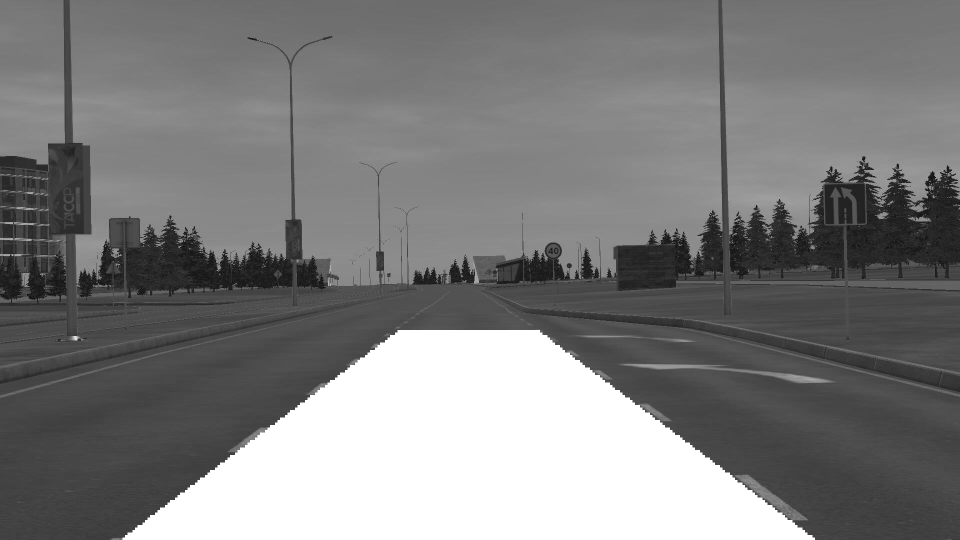
#> input picture bev_demo/hough_img.png, 1920 x 1080 px (shown at 1/2 size)
$ python bev_test.py
#> lines starting #> are read from the running program, lines starting #| are printed output that depends on the picture
### bev_demo/bev_transform.py
import sys

import numpy as np
import yaml
import cv2
import os


def get_RX(pitch_angle):
    pitch_angle = (np.pi / 180) * pitch_angle
    return np.array([
        [1, 0, 0, 0],
        [0, np.cos(pitch_angle), -np.sin(pitch_angle), 0],
        [0, np.sin(pitch_angle), np.cos(pitch_angle), 0],
        [0, 0, 0, 1]
    ])


def get_RY(yaw_angle):
    yaw_angle = (np.pi / 180) * yaw_angle
    return np.array([
        [np.cos(yaw_angle), 0, np.sin(yaw_angle), 0],
        [0, 1, 0, 0],
        [-np.sin(yaw_angle), 0, np.cos(yaw_angle), 0],
        [0, 0, 0, 1]
    ])


def get_RZ(roll_angle):
    roll_angle = (np.pi / 180) * roll_angle
    return np.array([
        [np.cos(roll_angle), -np.sin(roll_angle), 0, 0],
        [np.sin(roll_angle), np.cos(roll_angle), 0, 0],
        [0, 0, 1, 0],
        [0, 0, 0, 1]
    ])


def get_T(vtx, vty, vtz):
    return np.array([
        [1, 0, 0, vtx],
        [0, 1, 0, vty],
        [0, 0, 1, vtz],
        [0, 0, 0, 1]])


def calculate_BEV_H(calib_params, camera_info=None, pix_per_meter=20):
    if camera_info is None:
        camera_info = cfg.camera_info[cfg.camera_name]
    output_w = camera_info['output_w']
    output_h = camera_info['output_h']

    RX = get_RX(camera_info['pitch'])
    RY = get_RY(camera_info['yaw'])
    RZ = get_RZ(camera_info['roll'])
    T = get_T(camera_info['tx'],
              camera_info['ty'],
              camera_info['tz'])

    camera2xyz = get_RX(90) @ get_RZ(180)
#> further down, img is the input picture: shape (1080, 1920, 3); min 1, max 255, mean 125.5
    camera2loco = camera2xyz @ RZ @ RY @ RX @ T

    ex_loco = np.array([
        [0, 1, 0, 0],
        [-1, 0, 0, 0],
        [0, 0, 1, 0],
        [0, 0, 0, 1]
    ])

    camera2loco = ex_loco @ camera2loco

    R = camera2loco[:3, :3]
    T = camera2loco[:3, 3]

    K = np.asarray(calib_params['K']).reshape((3, 3))
    H = np.zeros((3, 3))
    H[:, :2] = (K @ R.T)[:3, :2]
    H[:, 2] = -K @ R.T @ T
    H_inv = np.linalg.inv(H)
    image2ground = H_inv

    meters_to_pix = np.array([
        [0, -pix_per_meter, output_w * 0.5],
        [-pix_per_meter, 0, output_h],
        [0, 0, 1]
    ])
    image2ground = meters_to_pix @ image2ground

    return image2ground


def get_BEV_H(camera_info, calib_yaml_path):
    # if calib_yaml_path is None:
    #     calib_yaml_path = os.path.join(os.path.dirname(os.path.abspath(__file__)),
    #                                    cfg.calib_file_path[cfg.camera_name])
    params_to_parse = ['K',
                       'D',
                       'P',
                       'R']
    calib_matrices = {}

    with open(calib_yaml_path) as file:
        calibration_params = yaml.load(file, Loader=yaml.FullLoader)
        calib_matrices['width'] = int(calibration_params['width'])
        calib_matrices['height'] = int(calibration_params['height'])

        calib_matrices['K'] = np.asarray(calibration_params['K']).reshape((3, 3))
        calib_matrices['D'] = np.asarray(calibration_params['D'])
        calib_matrices['P'] = np.asarray(calibration_params['P']).reshape((3, 4))
        calib_matrices['R'] = np.asarray(calibration_params['R']).reshape((3, 3))

    H = calculate_BEV_H(calib_matrices, camera_info, pix_per_meter=camera_info['pix_per_meter'])
    return H, calib_matrices


class BEV(object):
    def __init__(self, camera_info=None, calib_yaml_path=None):
        self.H, self.calib_matrices = get_BEV_H(camera_info, calib_yaml_path)
        print(self.calib_matrices)
        self.inv_H = np.linalg.inv(self.H)
        self.pixels_per_meter = camera_info['pix_per_meter']
        self.output_w = camera_info['output_w']
        self.output_h = camera_info['output_h']
        self.blind_zone = camera_info['tz']

        self.scale_x = float(camera_info['img_w']) / self.calib_matrices['width']
        self.scale_y = float(camera_info['img_w']) / self.calib_matrices['height']

        self.calib_matrices['K'][0, 0] *= self.scale_x
        self.calib_matrices['K'][1, 1] *= self.scale_y
        self.calib_matrices['K'][0, 2] *= self.scale_x
        self.calib_matrices['K'][1, 2] *= self.scale_y

        self.f_x = self.calib_matrices['K'][0, 0]
        self.f_y = self.calib_matrices['K'][1, 1]

    def transform(self, img):
        transformed_img = cv2.warpPerspective(img, self.H, (self.output_w,
                                                            self.output_h))
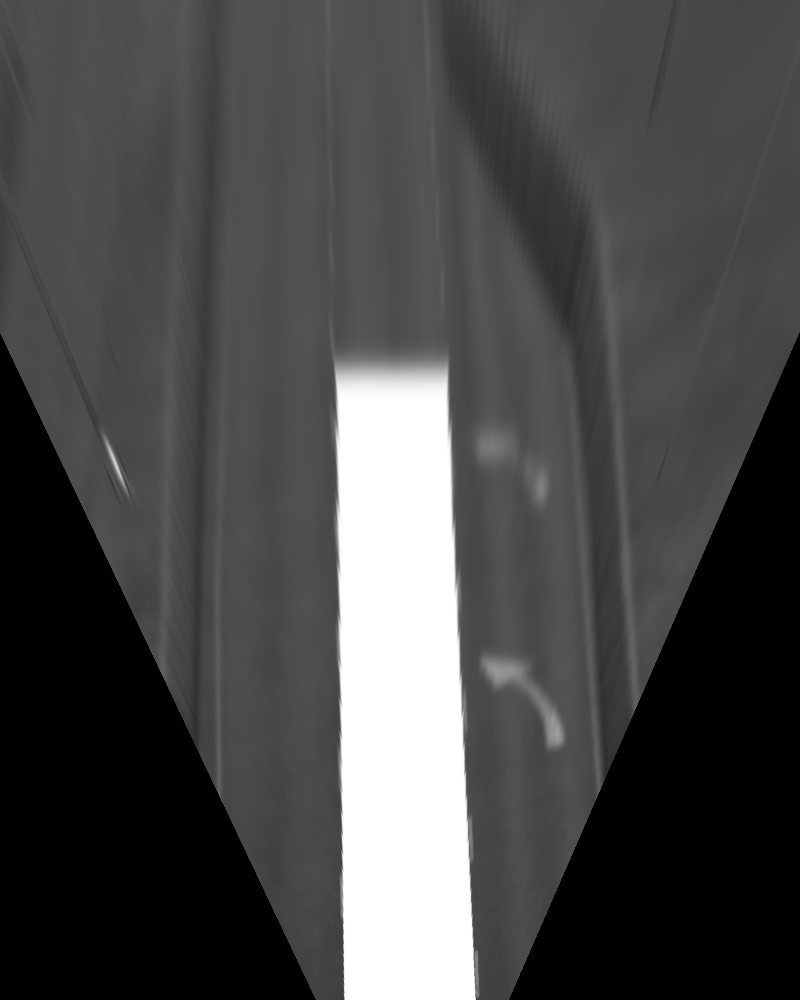
#> transformed_img: shape (1000, 800, 3); min 0, max 255, mean 73.2
        return transformed_img

    def calculate_dist_meters(self, p_meters):
        dists = np.sqrt(p_meters[:, 0] * p_meters[:, 0] + p_meters[:, 1] * p_meters[:, 1])
        return dists

    # [5 lines left out: function calculate_dist, not called in this run]

    def calculate_dist_bev(self, points):
        points_bev = self.points_to_bev(points)
        return self.calculate_dist(points_bev) + self.blind_zone

    # [33 lines left out: functions points_to_bev, bev_to_points, pixels_to_meters, meters_to_pixels, not called in this run]

    def get_height_in_pixels(self, height, distance):
        return self.f_y * height / distance

    def __call__(self, img):
        return self.transform(img)

### bev_demo/bev_test.py
import cv2
from bev_transform import *
import numpy as np
import time
import yaml

def mask_preproc(mask):
    mask = bev.transform(mask)  # transform img to bird view perspective
    cv2.imwrite("bev.png", mask)
    mask = cv2.resize(mask, (width_compressed, height_compressed))  # compress
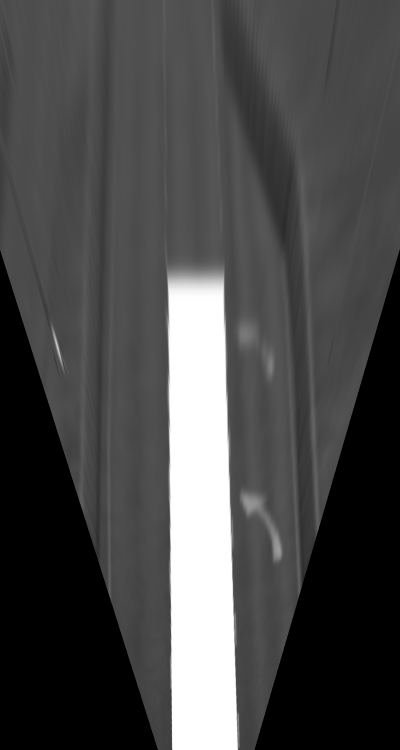
#> mask: shape (750, 400, 3); min 0, max 255, mean 73.1

    return np.asarray(mask, dtype=np.uint8)

def get_lane_points(labels):
    lane_x = []
    lane_y = []
    weights = []
    for i in range(0, labels.shape[0], 20):  # write all lane points to array
        for j in range(0, labels.shape[1], 2):
            lane_x.append(i)
            lane_y.append(j)
            # assign weight of current point as brightness of corresponding
            # pixel
            weights.append(labels[i][j] + 0.01)
#> after the loop, lane_x = 7600 values from 0 to 740; lane_y = 7600 values, max 398 at index 199, min 0 at index 0, mean 199; weights = 7600 items, first 6: [79.01, 79.01, 79.01], [78.01, 78.01, 78.01], [75.01, 75.01, 75.01], [76.01, 76.01, 76.01], [76.01, 76.01, 76.01], [78.01, 78.01, 78.01]
    return lane_x, lane_y, weights

pixels_on_meter = 40  # pixels per meter in bird view after transform
outputWidth = 800  # width of bird view img
outputHeight = 1500  # height of bird view img
width_compressed = outputWidth // 2
height_compressed = outputHeight // 2

with open("./bev_params.yaml") as file:
    bev_params = yaml.load(file, Loader=yaml.FullLoader)
    A = bev_params["yaw"]
    B = bev_params["pitch"]
    tx = bev_params["tx"]
    ty = bev_params["ty"]
    tz = bev_params["tz"]

camera_info = {'pitch': B, 'yaw': A, 'roll': 0,
                'tx': tx, 'ty': ty, 'tz': tz,
                'output_h': 1000, 'output_w': 800, 'pix_per_meter': 40,
               'img_h': 1080, 'img_w': 1920
}
calib_yaml_path = "./front_6mm_intrinsics.yaml"

bev = BEV(camera_info=camera_info, calib_yaml_path=calib_yaml_path)

img = cv2.imread("hough_img.png")
img = cv2.GaussianBlur(img, (11, 11), 0)

img = mask_preproc(img)

# get lane points coordinates and weights
lane_x, lane_y, weights = get_lane_points(img)
#> lane_x = 7600 values from 0 to 740
lane_x = (-np.asarray(lane_x) + img.shape[0]) / pixels_on_meter  # transform from img coordinates to car coordinates
#> lane_x = 7600 values, max 18.75 at index 0, min 0.25 at index 7400, mean 9.5
lane_y = (-np.asarray(lane_y) + img.shape[1] / 2) / pixels_on_meter
#> lane_y = 7600 values, max 5 at index 0, min -4.95 at index 199, mean 0.025
weights = np.asarray(weights)

# fit the center points (in car coordinates) to polynom of 3rd degree
#> (the run stopped early here; a loop or call above may not have finished)
